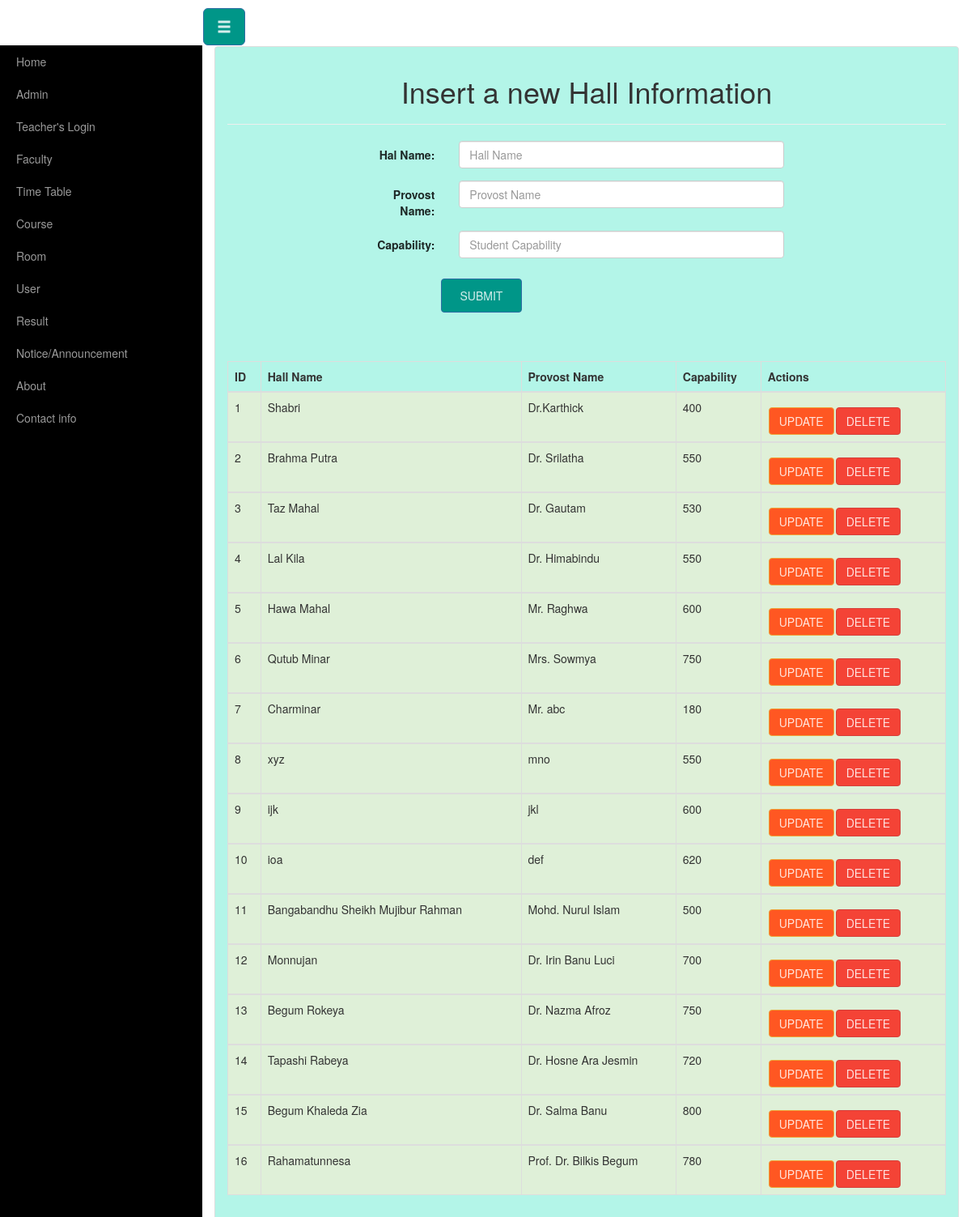
The page /hall_insert.php on the database its author committed.
### tables this page shows
CREATE TABLE `hall` (
  `id` int(11) NOT NULL,
  `hall_name` varchar(255) NOT NULL,
  `provost_name` varchar(50) NOT NULL,
  `capability` varchar(20) NOT NULL
);

### hall_insert.php (the view, shortened to what this page needs)
<?php include("header.php");?>
<?php include('db_con.php');?>
<div class="container-fluid">
    <div class="row" id="wrapper">
    <?php require_once'menubar.php';?>
    <div class="col-sm-12">
        <div class="panel panel-default" style="background-color: #B3F5E8">
        <div class="panel-body">
<center><h1>Insert a new Hall Information</h1></center>
    <hr>
<div class="col-sm-10 col-sm-offset-2">
<form action="hall_insert.php" method="post" class="form-horizontal" role="form">
            <div class="form-group">
                <label for="hall_name" class="col-sm-2 control-label">Hal Name:</label>
                <div class="col-sm-7">
                <input type="text" class="form-control" name="hall_name" placeholder="Hall Name" >
                </div>
            </div>
			<div class="form-group">
                <label for="provost_name" class="col-sm-2 control-label">Provost Name:</label>
                <div class="col-sm-7">
                    <input type="text" class="form-control" name="provost_name" placeholder="Provost Name">
                </div>
            </div>
            <div class="form-group">
                <label for="capability" class="col-sm-2 control-label">Capability:</label>
                <div class="col-sm-7">
                    <input type="text" class="form-control" name="capability" placeholder="Student Capability">
                </div>
            </div>
            <input type="submit" name="submit" value="Submit" class="btn btn-primary" style="padding: 10px; width: 100px; left:100px;">
            <br>
                <br>
                    <br>
                        <br>
 </form>
</div>
<?php
        $sql1 = "SELECT * FROM hall";
        $result1 = mysqli_query($conn,$sql1);
                echo "<table class='table table-bordered'>";
                echo "<thead>";
                echo "<tr>";
                echo "<th>ID</th>";
                echo "<th>Hall Name</th>";
                echo "<th>Provost Name</th>";
                echo "<th>Capability</th>";
                echo "<th>Actions</th>";
                echo "</tr>";
                echo "</thead>";
            while($row1=mysqli_fetch_array($result1)){
                echo "<tbody>";
                echo "<tr class='success'>";
                echo "<td>".$row1['id']."</td>";
                echo "<td>".$row1['hall_name']."</td>";
                echo "<td>".$row1['provost_name']."</td>";
                echo "<td>".$row1['capability']."</td>";
                echo '<td><a href="hall_update.php?id=' . $row1['id'] . '"><b class="btn btn-warning">Update</b></a>' ;
                echo '<a href="delete_hall.php?id=' . $row1['id'] . '" onclick=\'return confirm("Are you sure you want to delete this record?")\'><b class="btn btn-danger">Delete</b></a></td>' ;
                echo "</tr>";
                echo "</tbody>";
            }
                echo "</table>";
    ?>
 </div>
 </div>
 </div>
 </div>
 </div>

### css/style.css (style rules this page uses)
* { box-sizing:border-box; }
#wrapper { padding-left: 0; -webkit-transition: all 0.5s ease; -moz-transition: all 0.5s ease; -o-transition: all 0.5s ease; transition: all 0.5s ease; }
@media (min-width:768px) { #wrapper { padding-left: 250px; } }

### rows shown on the page
hall: id "1", hall_name "Shabri", provost_name "Dr.Karthick", capability "400"
hall: id "2", hall_name "Brahma Putra", provost_name "Dr. Srilatha", capability "550"
hall: id "3", hall_name "Taz Mahal", provost_name "Dr. Gautam", capability "530"
hall: id "4", hall_name "Lal Kila", provost_name "Dr. Himabindu", capability "550"
hall: id "5", hall_name "Hawa Mahal", provost_name "Mr. Raghwa", capability "600"
hall: id "6", hall_name "Qutub Minar", provost_name "Mrs. Sowmya", capability "750"
hall: id "7", hall_name "Charminar", provost_name "Mr. abc", capability "180"
hall: id "8", hall_name "xyz", provost_name "mno", capability "550"
hall: id "9", hall_name "ijk", provost_name "jkl", capability "600"
hall: id "10", hall_name "ioa", provost_name "def", capability "620"
hall: id "11", hall_name "Bangabandhu Sheikh Mujibur Rahman", provost_name "Mohd. Nurul Islam", capability "500"
hall: id "12", hall_name "Monnujan", provost_name "Dr. Irin Banu Luci", capability "700"
hall: id "13", hall_name "Begum Rokeya", provost_name "Dr. Nazma Afroz", capability "750"
hall: id "14", hall_name "Tapashi Rabeya", provost_name "Dr. Hosne Ara Jesmin", capability "720"
hall: id "15", hall_name "Begum Khaleda Zia", provost_name "Dr. Salma Banu", capability "800"
hall: id "16", hall_name "Rahamatunnesa", provost_name "Prof. Dr. Bilkis Begum", capability "780"
